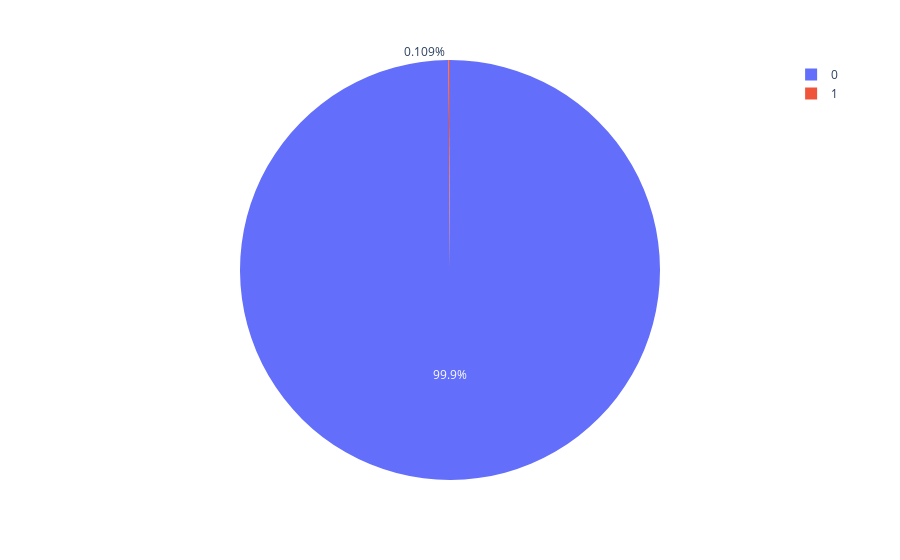

Source (notebook cell):
### Code cell
#plotting target distribution
fig = px.pie(fraud_percentage_distribution, names="index", values='Percentage')
fig.show()

### Figure 1 — Plotly figure (JSON) as saved in the notebook; plotly's stock layout.template omitted (floating-point values rounded to 4 significant figures)
{"data": [{"domain": {"x": [0, 1], "y": [0, 1]}, "hovertemplate": "index=%{label}<br>Percentage=%{value}<extra></extra>", "labels": [0, 1], "legendgroup": "", "name": "", "showlegend": true, "type": "pie", "values": [99.89, 0.1089]}], "layout": {"legend": {"tracegroupgap": 0}, "margin": {"t": 60}}}
